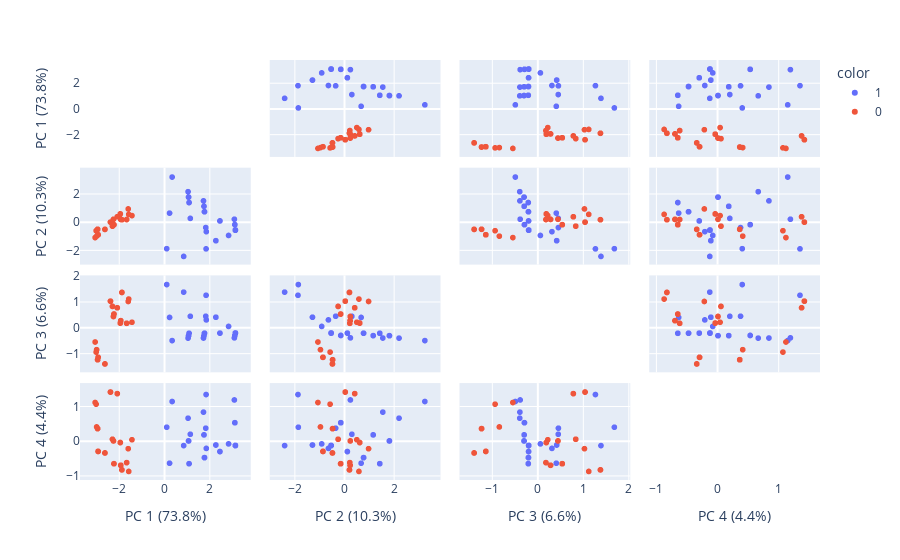

Source (notebook cell):
### Code cell
pca(full_data,miniBatch(full_data, 2).labels_,4)
